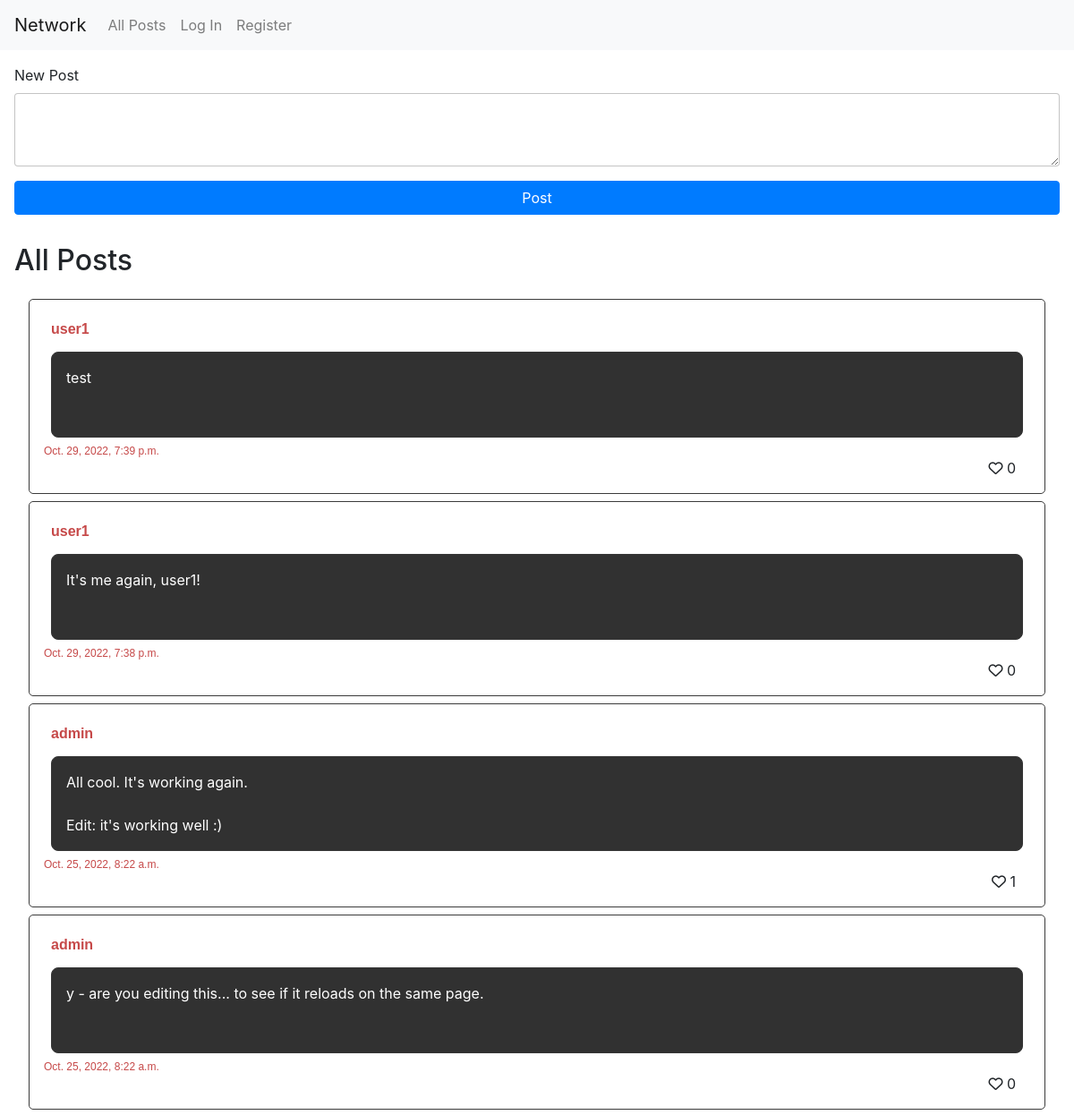
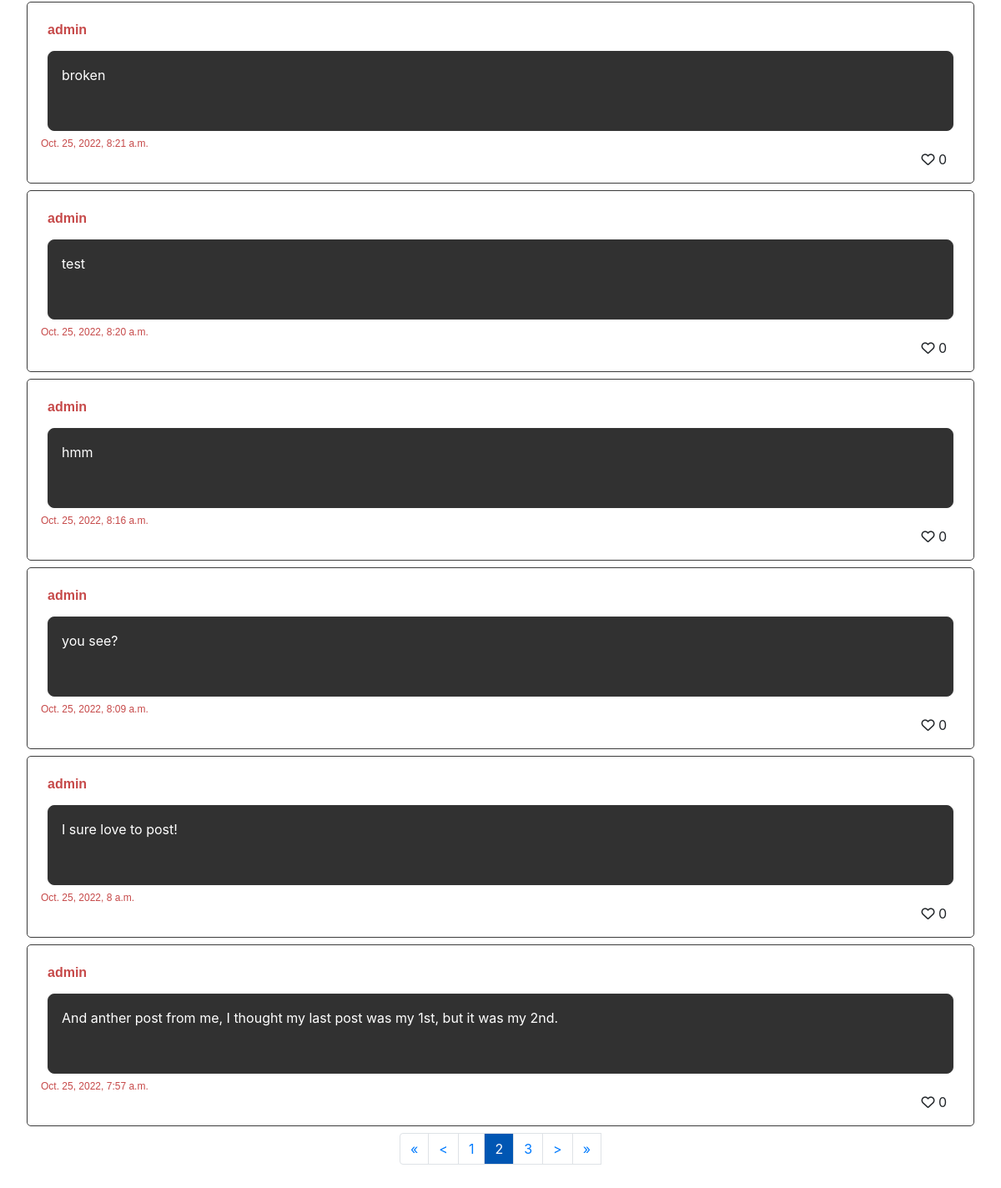
Screenshot of /?page=2 with the database file from the repository (2 pictures, top to bottom).
### network/models.py (models this page shows, shortened)
class Post(models.Model):
    user = models.ForeignKey(User, on_delete=models.CASCADE, related_name='poster')
    created = models.DateTimeField(auto_now_add=True)
    content = models.TextField()
    likes = models.ManyToManyField(User, related_name='likes', blank=True)

class User(AbstractUser):
    pass

### network/views.py (the view)
# urls.py: path("", views.PostListAllView.as_view(), name="index"),
class PostListAllView(ListView):
    paginate_by = NUM_POSTS_PER_PAGE
    model = Post
    ordering = ['-created']
    context_object_name = "posts"
    template_name = "network/index.html"
    def get_context_data(self, **kwargs):
        context = super(PostListAllView, self).get_context_data(**kwargs)
        context.update({
            'home': True,
            'liked': False
        })
        if self.request.user.is_authenticated:
            self.liked = False
            context['liked'] = Post.objects.filter(likes=self.request.user).exists()
        return context

### network/templates/network/index.html (shortened to what this page needs)
{% extends "network/layout.html" %}
{% load network_extras %}
{% block body %}
<div id='home'>
    {% if home %}
        <form class="new-post">
            <div class="inner-form">
                <label for="newpost-textarea">New Post</label>
                <textarea class="form-control new-post-input" id="newpost-textarea"></textarea>
                <input id='submit-new-post' class="btn btn-primary" type='submit' value='Post'>
            </div>
        </form>
        <h2 class="page-heading">All Posts</h2>
    {% endif %}
    <div id="posts">
        {% for post in posts %}
            <div class="post">
                <div>
                    <span class="post-username">{{post.user}}</span>
                </div><div class="post-content">{{post.content}}</div>
                <div class="post-created">
                    {{post.created}}
                </div>
                <div class="post-likes">
                    {% if user.is_authenticated %}
                        {% liked  liked_by=request.user post=post as liked %}
                            {% if liked %}
                                    <i class="fas fa-heart like-button" style="color: red;"></i> <span class="likes-counter">{{post.likes.count}}</span>
                            {% else %}
                                    <i class="fa-regular fa-heart like-button"></i> <span class="likes-counter">{{post.likes.count}}</span>
                            {% endif %}
                    {% else %}
                        <i class="fa-regular fa-heart like-button"></i> <span class="likes-counter">{{post.likes.count}}</span>
                    {% endif %}
                </div>
            </div>
        {% endfor %}
        <nav aria-label="Page navigation">
            <ul class="pagination">
                <li class="page-item"><a class="page-link {% if not page_obj.has_previous %} deactivated {% endif %}" href="?page=1">&laquo;</a></li>
                <li class="page-item"><a class="page-link {% if not page_obj.has_previous %} deactivated {% endif %}" href="{% if page_obj.has_previous %} ?page={{ page_obj.previous_page_number }} {% endif %}">&lt;</a></li>
                {% for p in paginator.page_range %}
                    <li class="page-item"><a class="page-link {% if page_obj.number == p %} selected-page {% endif %}" href="?page={{p}}" >{{p}}</a></li>
                {% endfor %}
                <a class="page-link {% if not page_obj.has_next %} deactivated {% endif %}" href="{% if page_obj.has_next %} ?page={{ page_obj.next_page_number }} {% endif %}">&gt;</a>
                <a class="page-link {% if not page_obj.has_next %} deactivated {% endif %}" href="?page={{ paginator.num_pages }}">&raquo;</a>
            </ul>
        </nav>
    </div>
</div>
{% endblock %}

### network/static/network/styles.css (style rules this page uses)
#posts { padding: 1rem; }
.new-post-input { border: rgba(0, 0, 0, 0.233) 1px solid; padding: 1rem; }
.inner-form { display: flex; flex-direction: column; }
#submit-new-post { margin-top: 1rem; }
.page-heading { margin-top: 2rem; }
.post { border: #3b3b3b 1px solid; padding: 1rem; margin-bottom: 0.5rem; border-radius: 5px; display: flex; flex-direction: column; }
.post-username { font: 700 1rem "montserrat", sans-serif; color: #c64949; margin: 0.5rem; display: inline-block; cursor: pointer; }
.post-content { min-height: 6rem; border: #363636 1px solid; border-radius: 8px; background-color: #313131; color: white; padding: 1rem; margin: 0.5rem; white-space: pre; }
.post-created { font: 400 0.75rem "montserrat", sans-serif; color: #c64949; }
.post-likes { align-self: flex-end; margin: 0 1rem; }
.pagination { display: flex; justify-content: center; }
.selected-page { color: white; background-color: #0056b3; }

### rows the page displays
Post: user "user1", content "test", created "Oct. 29, 2022, 7:39 p.m.", likes.count "0"
Post: user "user1", content "It's me again, user1!", created "Oct. 29, 2022, 7:38 p.m.", likes.count "0"
Post: user "admin", content "All cool. It's working again. Edit: it's working well :)", created "Oct. 25, 2022, 8:22 a.m.", likes.count "1"
Post: user "admin", content "y - are you editing this... to see if it reloads on the same page.", created "Oct. 25, 2022, 8:22 a.m.", likes.count "0"
Post: user "admin", content "broken", created "Oct. 25, 2022, 8:21 a.m.", likes.count "0"
Post: user "admin", content "test", created "Oct. 25, 2022, 8:20 a.m.", likes.count "0"
Post: user "admin", content "hmm", created "Oct. 25, 2022, 8:16 a.m.", likes.count "0"
Post: user "admin", content "you see?", created "Oct. 25, 2022, 8:09 a.m.", likes.count "0"
Post: user "admin", content "I sure love to post!", created "Oct. 25, 2022, 8 a.m.", likes.count "0"
Post: user "admin", content "And anther post from me, I thought my last post was my 1st, but it was my 2nd.", created "Oct. 25, 2022, 7:57 a.m.", likes.count "0"

### other values shown
{{ p }} "1" "2" "3"
